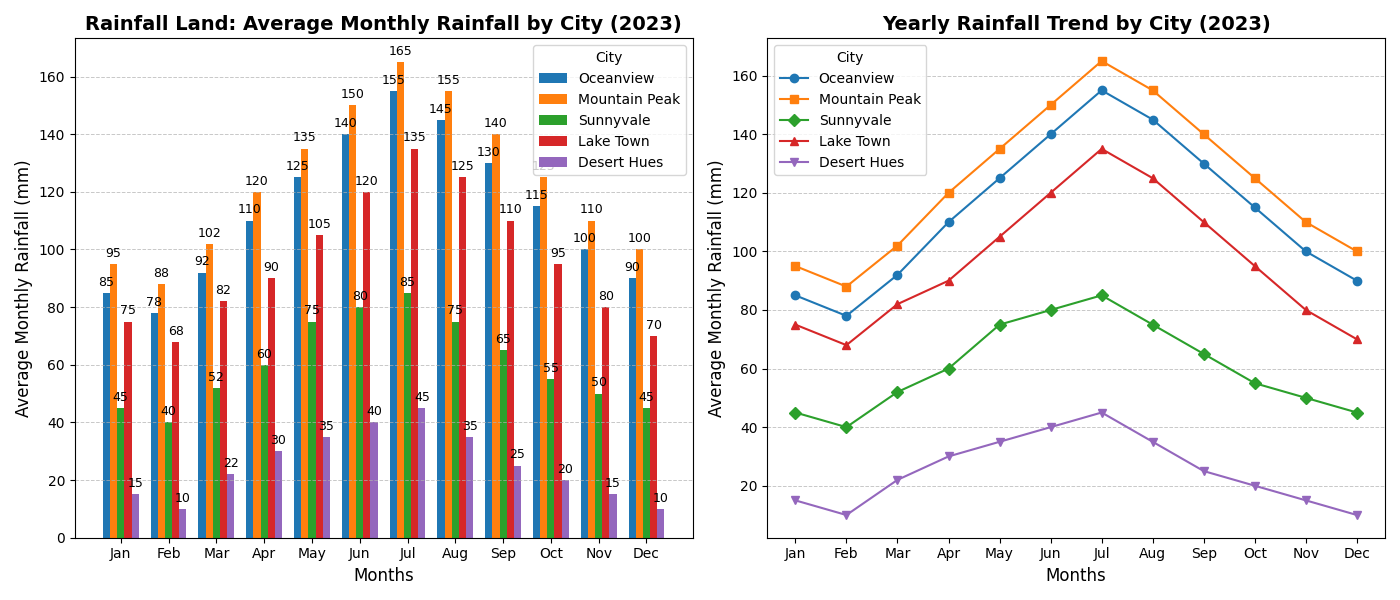

This chart was generated by the following Python code:
import matplotlib.pyplot as plt
import numpy as np

# Cities in Rainfall Land
cities = ['Oceanview', 'Mountain Peak', 'Sunnyvale', 'Lake Town', 'Desert Hues']

# Average monthly rainfall data (in mm) for each city (January to December)
rainfall_data = [
    [85, 78, 92, 110, 125, 140, 155, 145, 130, 115, 100, 90],  # Oceanview
    [95, 88, 102, 120, 135, 150, 165, 155, 140, 125, 110, 100],  # Mountain Peak
    [45, 40, 52, 60, 75, 80, 85, 75, 65, 55, 50, 45],  # Sunnyvale
    [75, 68, 82, 90, 105, 120, 135, 125, 110, 95, 80, 70],  # Lake Town
    [15, 10, 22, 30, 35, 40, 45, 35, 25, 20, 15, 10],  # Desert Hues
]

# Months of the year
months = ['Jan', 'Feb', 'Mar', 'Apr', 'May', 'Jun', 'Jul', 'Aug', 'Sep', 'Oct', 'Nov', 'Dec']

# Convert data to NumPy array for convenience
rainfall_data = np.array(rainfall_data)

# Setting up the subplot figure with 1 row and 2 columns
fig, axs = plt.subplots(nrows=1, ncols=2, figsize=(14, 6))

# Bar plot for each city's average monthly rainfall
bar_width = 0.15
x = np.arange(len(months))

for i, city in enumerate(cities):
    bars = axs[0].bar(x + i * bar_width, rainfall_data[i], bar_width, label=city)
    for bar in bars:
        axs[0].annotate(f'{bar.get_height()}',
                        xy=(bar.get_x() + bar.get_width() / 2, bar.get_height()),
                        xytext=(0, 3), textcoords='offset points',
                        ha='center', va='bottom', fontsize=9)

# Setting labels, title, and legend for the bar plot
axs[0].set_xlabel('Months', fontsize=12)
axs[0].set_ylabel('Average Monthly Rainfall (mm)', fontsize=12)
axs[0].set_title('Rainfall Land: Average Monthly Rainfall by City (2023)', fontsize=14, fontweight='bold')
axs[0].set_xticks(x + bar_width * (len(cities) / 2 - 0.5))
axs[0].set_xticklabels(months, fontsize=10)
axs[0].legend(title='City', fontsize=10)
axs[0].yaxis.grid(True, linestyle='--', linewidth=0.7, alpha=0.7)

# Line plot for yearly rainfall trend over months for each city
colors = ['#1f77b4', '#ff7f0e', '#2ca02c', '#d62728', '#9467bd']
markers = ['o', 's', 'D', '^', 'v']

for i, city in enumerate(cities):
    axs[1].plot(months, rainfall_data[i], marker=markers[i], color=colors[i], label=city)

# Adding labels, title, and legend for the line plot
axs[1].set_xlabel('Months', fontsize=12)
axs[1].set_ylabel('Average Monthly Rainfall (mm)', fontsize=12)
axs[1].set_title('Yearly Rainfall Trend by City (2023)', fontsize=14, fontweight='bold')
axs[1].legend(title='City', fontsize=10)
axs[1].yaxis.grid(True, linestyle='--', linewidth=0.7, alpha=0.7)

# Ensure the layout fits well and display the plot
plt.tight_layout()
plt.show()
